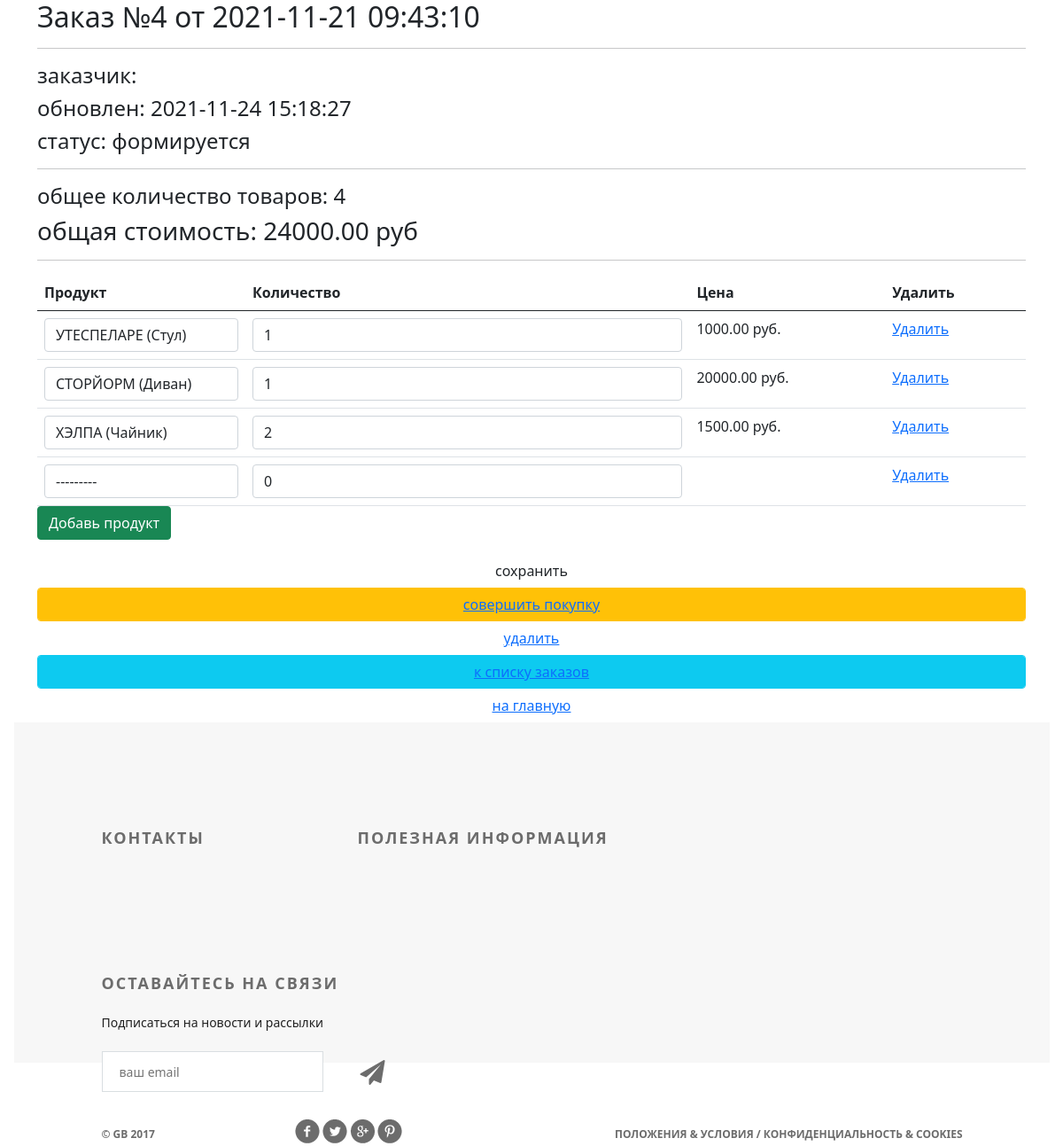
Page /orders/update/4/ on the committed database.
### ordersapp/models.py (models this page shows, shortened)
class Order(models.Model):
    FORMING = 'FM'
    SENT_TO_PROCEED = 'STP'
    PROCEEDED = 'PRD'
    PAID = 'PD'
    READY = 'RDY'
    CANCEL = 'CNC'
    FINISHED = 'FND'
    ORDER_STATUS_CHOICES = (
        (FORMING, 'формируется'),
        (SENT_TO_PROCEED, 'отправлен в обработку'),
        (PAID, 'оплачен'),
        (PROCEEDED, 'обрабатывается'),
        (READY, 'готов к выдаче'),
        (CANCEL, 'отменен'),
        (FINISHED, 'выдан'),
    )
    user = models.ForeignKey(
        settings.AUTH_USER_MODEL,
        on_delete=models.CASCADE
    )
    created = models.DateTimeField(
        verbose_name='создан',
        auto_now_add=True
    )
    updated = models.DateTimeField(
        verbose_name='обновлен',
        auto_now=True
    )
    status = models.CharField(
        verbose_name='статус',
        max_length=3,
        choices=ORDER_STATUS_CHOICES,
        default=FORMING
    )
    is_active = models.BooleanField(
        verbose_name='активен',
        default=True
    )
    class Meta:
        ordering = ('-created',)
        verbose_name = 'заказ'
        verbose_name_plural = 'заказы'
    def get_total_quantity(self):
        items = self.orderitems.select_related()
        return sum(list(map(lambda x: x.quantity, items)))
    def get_total_cost(self):
        items = self.orderitems.select_related()
        return sum(list(map(lambda x: x.quantity * x.product.price, items)))

class OrderItem(models.Model):
    order = models.ForeignKey(
        Order,
        related_name="orderitems",
        on_delete=models.CASCADE
    )
    product = models.ForeignKey(
        Product,
        verbose_name='продукт',
        on_delete=models.CASCADE
    )
    quantity = models.PositiveIntegerField(
        verbose_name='количество',
        default=0
    )

### mainapp/models.py (models this page shows)
class Product(models.Model):
    category = models.ForeignKey(
        ProductCategory,
        on_delete=models.CASCADE
    )
    style_category = models.ForeignKey(
        StyleCategory,
        on_delete=models.CASCADE
    )
    name = models.CharField(
        verbose_name='имя продукта',
        max_length=128
    )
    image = models.ImageField(
        upload_to='products_images',
        blank=True
    )
    short_desc = models.CharField(
        verbose_name='краткое описание продукта',
        max_length=60,
        blank=True
    )
    description = models.TextField(
        verbose_name='описание продукта',
        blank=True
    )
    price = models.DecimalField(
        verbose_name='цена продукта',
        max_digits=8,
        decimal_places=2,
        default=0
    )
    quantity = models.PositiveIntegerField(
        verbose_name='количество на складе',
        default=0
    )
    is_active = models.BooleanField(
        verbose_name='активность',
        default=True
    )
    def __str__(self):
        return f"{self.name} ({self.category.name})"

### ordersapp/views.py (the view, shortened to what this page needs)
# urls.py: path('update/<int:pk>/', ordersapp.OrderItemUpdate.as_view(), name='order_update'),
class OrderItemUpdate(UpdateView):
    model = Order
    fields = []
    success_url = reverse_lazy('orders:main')
    def get_context_data(self, **kwargs):
        data = super(OrderItemUpdate, self).get_context_data(**kwargs)
        OrderFormSet = inlineformset_factory(Order, OrderItem, form=OrderItemForm, extra=1)
        if self.request.POST:
            formset = OrderFormSet(self.request.POST, instance=self.object)
        else:
            formset = OrderFormSet(instance=self.object)
            for form in formset.forms:
                if form.instance.pk:
                    form.initial['price'] = form.instance.product.price
        data['orderitems'] = formset
        return data

### mainapp/context_processor.py (called while the page is built)
def basket(request):
    print(f'context processor basket works')
    basket = []
    if request.user.is_authenticated:
        basket = Basket.objects.filter(user=request.user)
    return {'basket': basket, }

### ordersapp/templates/ordersapp/order_form.html (shortened to what this page needs)
{% extends "geekshop/base.html" %}
{% load static %}
{% block container_content %}
   {% include 'ordersapp/includes/inc_order_summary.html' %}
   <div class="order_form">
       <form action="" method="post">
           <table class="table">
               {% for form in orderitems.forms %}
                   {% if forloop.first %}
                       <thead>
                       <tr>
                           {% for field in form.visible_fields %}
                               <th class="{% cycle 'td1' 'td2' 'td3' %} order formset_td">
                                   {{ field.label|capfirst }}
                               </th>
                           {% endfor %}
                       </tr>
                       </thead>
                   {% endif %}
                   <tr class="formset_row">
                       {% for field in form.visible_fields %}
                           <td class="{% cycle 'td1' 'td2' 'td3' %} order formset_td">
                                {% if field.name != 'price' %}
                                    {{ field }}
                                {% else %}
                                    {% if field.value %}
                                        <span class="orderitems-{{forloop.parentloop.counter0}}-price">
                                            {{ field.value }} </span> руб.
                                    {% endif %}
                                {% endif %}
                           </td>
                       {% endfor %}
                   </tr>
               {% endfor %}
           </table>
           <button type="submit" value="сохранить" class="btn btn-default btn-round form-control last">сохранить</button>
           {% include 'ordersapp/includes/inc_order_actions.html' %}
       </form>
   </div>
{% endblock %}

### ordersapp/templates/ordersapp/includes/inc_order_summary.html (shortened to what this page needs)
{% if object %}
   <div class="h2">Заказ №{{ object.pk }} от {{ object.created|date:"Y-m-d H:i:s" }}</div>
   <hr>
   <div class="h4">заказчик: {{ user.last_name }} {{ user.first_name }} </div>
   <div class="h4">обновлен: {{ object.updated|date:"Y-m-d H:i:s" }}</div>
   <div class="h4">cтатус: {{ object.get_status_display }}</div>
   <hr>
   <div class="h4">
       общее количество товаров: <span class="order_total_quantity">{{ object.get_total_quantity }}</span>
   </div>
   <div class="h3">
       общая стоимость: <span class="order_total_cost">{{ object.get_total_cost }}</span> руб
   </div>
{% endif %}
<hr>

### geekshop/static/geekshop/style.css (style rules this page uses)
* { margin: 0; padding: 0; }
body { font-family: 'Montserrat', sans-serif; }
html, body { height: 100%; }
table { width: 100%; }
td:first-child { width: 235px; }

### rows in the picture
Order: updated "2021-11-24 15:18:27", status "формируется", get_total_quantity "4", get_total_cost "24000.00"
Product: value "1000.00"
Product: value "20000.00"
Product: value "1500.00"

### other values in the picture
{{ field.label|capfirst }} "Продукт" "Количество" "Цена" "Удалить"
